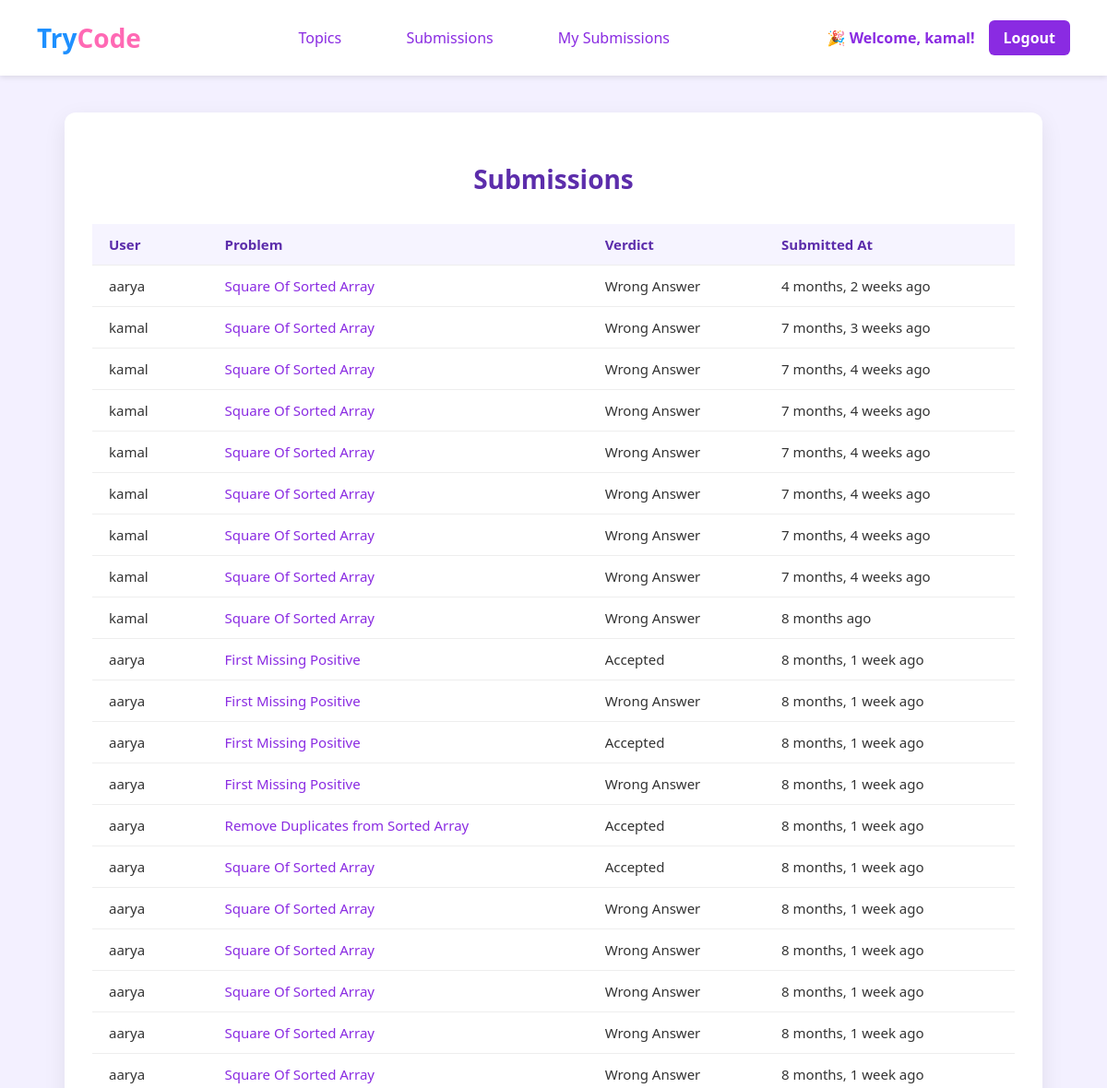
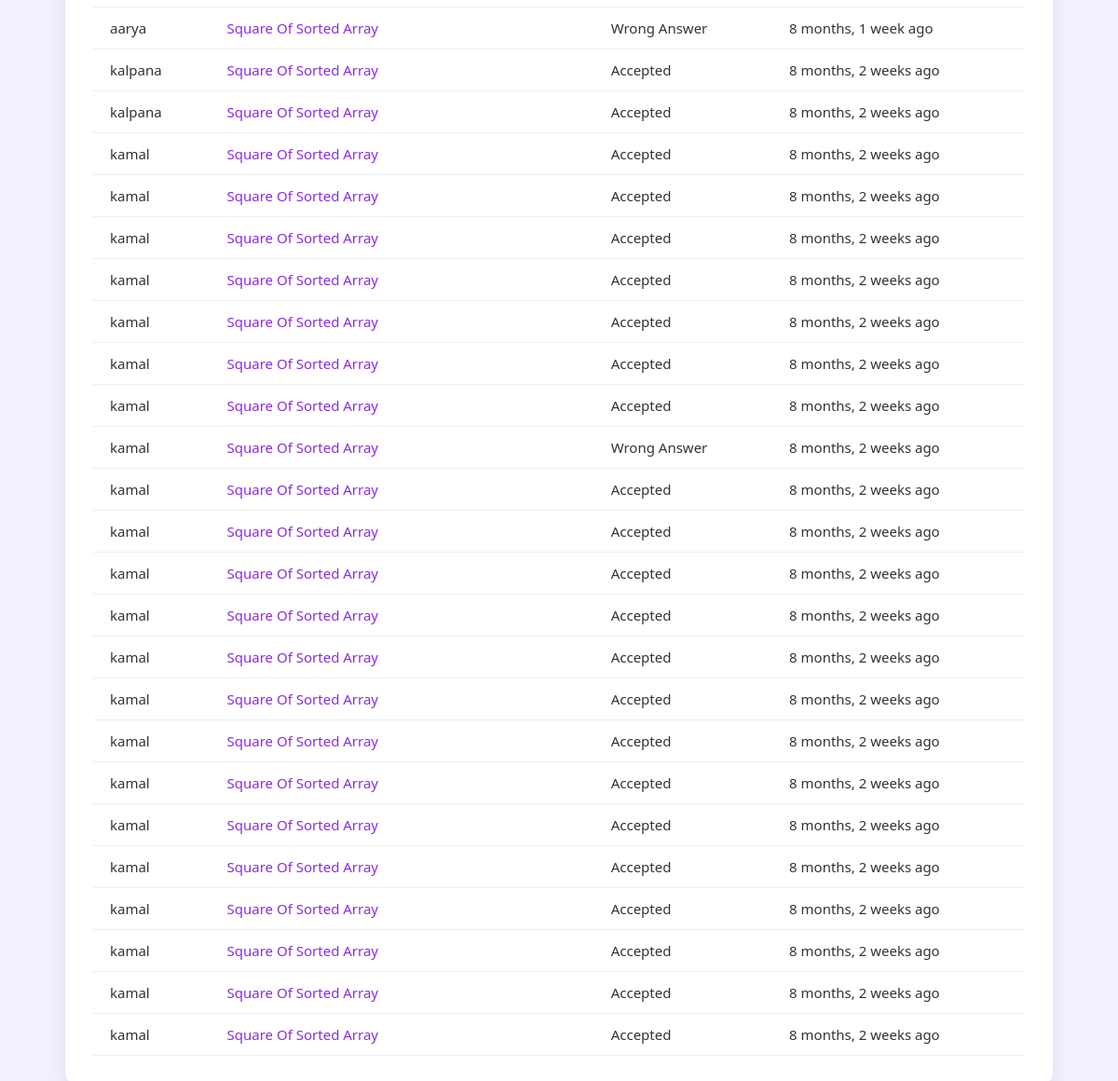
The app's page /submissions/ (signed in) with its own data (2 pictures, top to bottom).
### authentication/models.py (models this page shows, shortened)
class Submission(models.Model):
    user = models.ForeignKey(User, on_delete=models.CASCADE)
    problem = models.ForeignKey(Problem, on_delete=models.CASCADE)
    code = models.TextField()
    language = models.CharField(max_length=10, choices=LANGUAGE_CHOICES, default='python')
    created_at = models.DateTimeField(auto_now_add=True)
    verdict = models.CharField(max_length=30, choices=[
        ('Accepted', 'Accepted'),
        ('Wrong Answer', 'Wrong Answer'),
        ('Runtime Error', 'Runtime Error'),
        ('Time Limit Exceeded', 'Time Limit Exceeded'),
        ('Compilation Error', 'Compilation Error'),
        ('Pending', 'Pending'),
    ], default='Pending')
    output = models.TextField(blank=True)
    error = models.TextField(blank=True)
    class Meta:
        indexes = [
            models.Index(fields=['user', '-created_at']),
            models.Index(fields=['problem', 'verdict']),
        ]

class Problem(models.Model):
    topic = models.ForeignKey(Topic, on_delete=models.CASCADE, related_name='problems')
    title = models.CharField(max_length=200)
    description = models.TextField()
    input_format = models.TextField()
    output_format = models.TextField()

### authentication/views.py (the view)
# urls.py: path('submissions/', views.all_submissions_view, name='submission_list'),
@login_required
def all_submissions_view(request):
    submissions = Submission.objects.all()\
        .select_related('problem', 'user')\
        .order_by('-created_at')  # Ascending by time
    return render(request, 'submissions.html', {'submissions': submissions})

### authentication/templates/submissions.html (shortened to what this page needs)
{% extends 'home.html' %}
{% load humanize %}
{% block content %}
<div class="all-submissions-container">
  <h2>Submissions</h2>
  <table>
    <tr>
      <th>User</th>
      <th>Problem</th>
      <th>Verdict</th>
      <th>Submitted At</th>
    </tr>
    {% for sub in submissions %}
      <tr>
        <td>{{ sub.user.username }}</td>
        <td><a href="">{{ sub.problem.title }}</a></td>
        <td>{{ sub.verdict }}</td>
        <td>{{ sub.created_at|naturaltime }}</td>
      </tr>
    {% endfor %}
  </table>
</div>
{% endblock %}

### authentication/templates/home.html (shortened to what this page needs)
<!DOCTYPE html>
<html lang="en">
<head>
</head>
<body>
  <header class="main-header">
    <a href="#" class="logo">Try<span class="code-highlight">Code</span></a>
    <nav class="nav-links">
      <a href="{% url 'topics' %}" id="nav_bar">Topics</a>
      <a href="{% url 'submission_list' %}" id = "nav_bar">Submissions</a>
      <a href="{% url 'my_submission_list' %}" id="nav_bar">My Submissions</a>
    </nav>
    <div class="user-greeting">
      <span>🎉 Welcome, {{ request.user.username }}!</span>
      <a href="{% url 'logout' %}" class="logout-btn">Logout</a>
    </div>
  </header>
 <div>
  {% block content %}{% endblock %}
 </div>
</body>
</html>

### authentication/templates/home.html (style rules this page uses)
html { scroll-behavior: smooth; }
body { margin: 0; font-family: 'Segoe UI', Tahoma, sans-serif; background-color: #f3f0ff; color: #333; }
.logo { font-size: 28px; font-weight: bold; font-family: 'Segoe UI', Tahoma, sans-serif; text-decoration: none; color: #1e90ff; }
.logo .code-highlight { color: #ff69b4; }
.main-header { display: flex; justify-content: space-between; align-items: center; background-color: white; padding: 20px 40px; box-shadow: 0 2px 6px rgba(0, 0, 0, 0.1); }
.nav-links a { margin: 0 15px; text-decoration: none; color: blueviolet; font-weight: 500; transition: color 0.3s ease; }
.user-greeting { display: flex; align-items: center; gap: 15px; font-weight: 600; color: blueviolet; }
.logout-btn { padding: 8px 16px; background-color: blueviolet; color: white; text-decoration: none; border-radius: 6px; font-weight: bold; transition: background-color 0.3s ease; }
.nav-links #nav_bar { display: inline-block; padding: 10px 18px; font-size: 16px; color: blueviolet; text-decoration: none; border-radius: 8px; transition: all 0.3s ease; position: relative; }
.nav-links #nav_bar::after { content: ""; position: absolute; left: 0; bottom: 0; height: 3px; width: 100%; background-color: blueviolet; transform: scaleX(0); transition: transform 0.3s ease; }

### authentication/templates/submissions.html (style rules this page uses)
.all-submissions-container { max-width: 1000px; margin: 40px auto; padding: 30px; background-color: white; border-radius: 12px; box-shadow: 0 8px 24px rgba(0, 0, 0, 0.08); font-family: 'Segoe UI', Tahoma, sans-serif; }
.all-submissions-container h2 { text-align: center; font-size: 28px; color: #5c2dab; margin-bottom: 30px; }
.all-submissions-container table { width: 100%; border-collapse: collapse; font-size: 15px; }
.all-submissions-container th, .all-submissions-container td { padding: 12px 18px; text-align: left; border-bottom: 1px solid #eee; }
.all-submissions-container th { background-color: #f6f4ff; color: #5c2dab; font-weight: 600; }
.all-submissions-container td a { color: blueviolet; text-decoration: none; font-weight: 500; }

### records on screen
Submission: user.username "aarya", problem "Square Of Sorted Array", verdict "Wrong Answer", created_at "4 months, 2 weeks ago"
Submission: user.username "kamal", problem "Square Of Sorted Array", verdict "Wrong Answer", created_at "7 months, 3 weeks ago"
Submission: user.username "kamal", problem "Square Of Sorted Array", verdict "Wrong Answer", created_at "7 months, 4 weeks ago"
Submission: user.username "kamal", problem "Square Of Sorted Array", verdict "Wrong Answer", created_at "7 months, 4 weeks ago"
Submission: user.username "kamal", problem "Square Of Sorted Array", verdict "Wrong Answer", created_at "7 months, 4 weeks ago"
Submission: user.username "kamal", problem "Square Of Sorted Array", verdict "Wrong Answer", created_at "7 months, 4 weeks ago"
Submission: user.username "kamal", problem "Square Of Sorted Array", verdict "Wrong Answer", created_at "7 months, 4 weeks ago"
Submission: user.username "kamal", problem "Square Of Sorted Array", verdict "Wrong Answer", created_at "7 months, 4 weeks ago"
Submission: user.username "kamal", problem "Square Of Sorted Array", verdict "Wrong Answer", created_at "8 months ago"
Submission: user.username "aarya", problem "First Missing Positive", verdict "Accepted", created_at "8 months, 1 week ago"
Submission: user.username "aarya", problem "First Missing Positive", verdict "Wrong Answer", created_at "8 months, 1 week ago"
Submission: user.username "aarya", problem "First Missing Positive", verdict "Accepted", created_at "8 months, 1 week ago"
Submission: user.username "aarya", problem "First Missing Positive", verdict "Wrong Answer", created_at "8 months, 1 week ago"
Submission: user.username "aarya", problem "Remove Duplicates from Sorted Array", verdict "Accepted", created_at "8 months, 1 week ago"
Submission: user.username "aarya", problem "Square Of Sorted Array", verdict "Accepted", created_at "8 months, 1 week ago"
Submission: user.username "aarya", problem "Square Of Sorted Array", verdict "Wrong Answer", created_at "8 months, 1 week ago"
Submission: user.username "aarya", problem "Square Of Sorted Array", verdict "Wrong Answer", created_at "8 months, 1 week ago"
Submission: user.username "aarya", problem "Square Of Sorted Array", verdict "Wrong Answer", created_at "8 months, 1 week ago"
Submission: user.username "aarya", problem "Square Of Sorted Array", verdict "Wrong Answer", created_at "8 months, 1 week ago"
Submission: user.username "aarya", problem "Square Of Sorted Array", verdict "Wrong Answer", created_at "8 months, 1 week ago"
Submission: user.username "aarya", problem "Square Of Sorted Array", verdict "Wrong Answer", created_at "8 months, 1 week ago"
Submission: user.username "kalpana", problem "Square Of Sorted Array", verdict "Accepted", created_at "8 months, 2 weeks ago"
Submission: user.username "kalpana", problem "Square Of Sorted Array", verdict "Accepted", created_at "8 months, 2 weeks ago"
Submission: user.username "kamal", problem "Square Of Sorted Array", verdict "Accepted", created_at "8 months, 2 weeks ago"
Submission: user.username "kamal", problem "Square Of Sorted Array", verdict "Accepted", created_at "8 months, 2 weeks ago"
Submission: user.username "kamal", problem "Square Of Sorted Array", verdict "Accepted", created_at "8 months, 2 weeks ago"
Submission: user.username "kamal", problem "Square Of Sorted Array", verdict "Accepted", created_at "8 months, 2 weeks ago"
Submission: user.username "kamal", problem "Square Of Sorted Array", verdict "Accepted", created_at "8 months, 2 weeks ago"
Submission: user.username "kamal", problem "Square Of Sorted Array", verdict "Accepted", created_at "8 months, 2 weeks ago"
Submission: user.username "kamal", problem "Square Of Sorted Array", verdict "Accepted", created_at "8 months, 2 weeks ago"
Submission: user.username "kamal", problem "Square Of Sorted Array", verdict "Wrong Answer", created_at "8 months, 2 weeks ago"
Submission: user.username "kamal", problem "Square Of Sorted Array", verdict "Accepted", created_at "8 months, 2 weeks ago"
Submission: user.username "kamal", problem "Square Of Sorted Array", verdict "Accepted", created_at "8 months, 2 weeks ago"
Submission: user.username "kamal", problem "Square Of Sorted Array", verdict "Accepted", created_at "8 months, 2 weeks ago"
Submission: user.username "kamal", problem "Square Of Sorted Array", verdict "Accepted", created_at "8 months, 2 weeks ago"
Submission: user.username "kamal", problem "Square Of Sorted Array", verdict "Accepted", created_at "8 months, 2 weeks ago"
Submission: user.username "kamal", problem "Square Of Sorted Array", verdict "Accepted", created_at "8 months, 2 weeks ago"
Submission: user.username "kamal", problem "Square Of Sorted Array", verdict "Accepted", created_at "8 months, 2 weeks ago"
Submission: user.username "kamal", problem "Square Of Sorted Array", verdict "Accepted", created_at "8 months, 2 weeks ago"
Submission: user.username "kamal", problem "Square Of Sorted Array", verdict "Accepted", created_at "8 months, 2 weeks ago"
Submission: user.username "kamal", problem "Square Of Sorted Array", verdict "Accepted", created_at "8 months, 2 weeks ago"
Submission: user.username "kamal", problem "Square Of Sorted Array", verdict "Accepted", created_at "8 months, 2 weeks ago"
Submission: user.username "kamal", problem "Square Of Sorted Array", verdict "Accepted", created_at "8 months, 2 weeks ago"
Submission: user.username "kamal", problem "Square Of Sorted Array", verdict "Accepted", created_at "8 months, 2 weeks ago"
Submission: user.username "kamal", problem "Square Of Sorted Array", verdict "Accepted", created_at "8 months, 2 weeks ago"

### other values on screen
{{ request.user.username }} "kamal"
